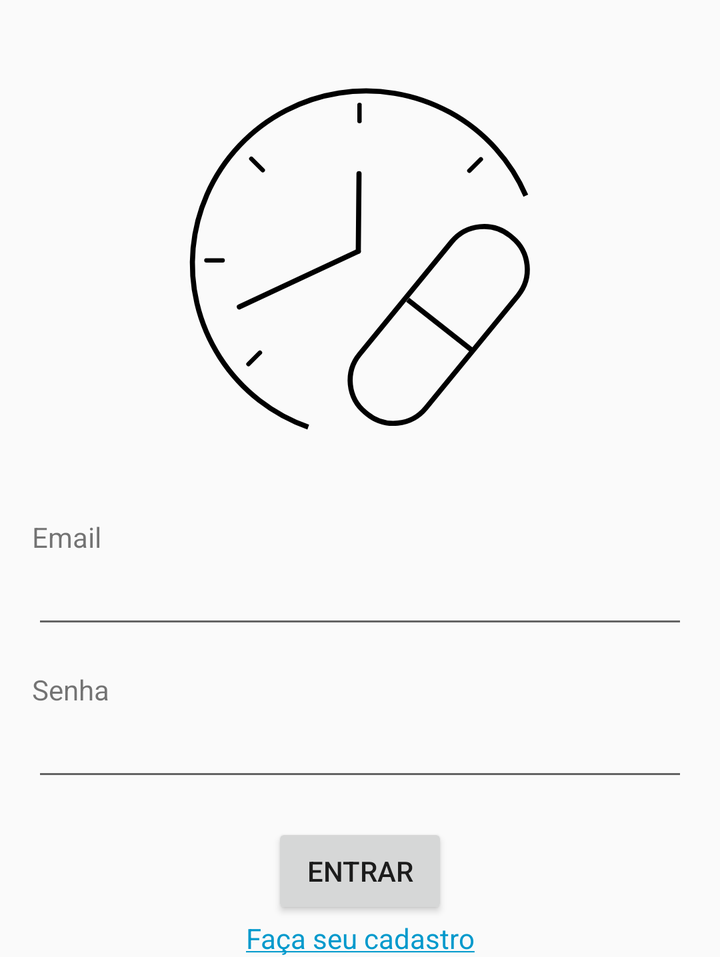
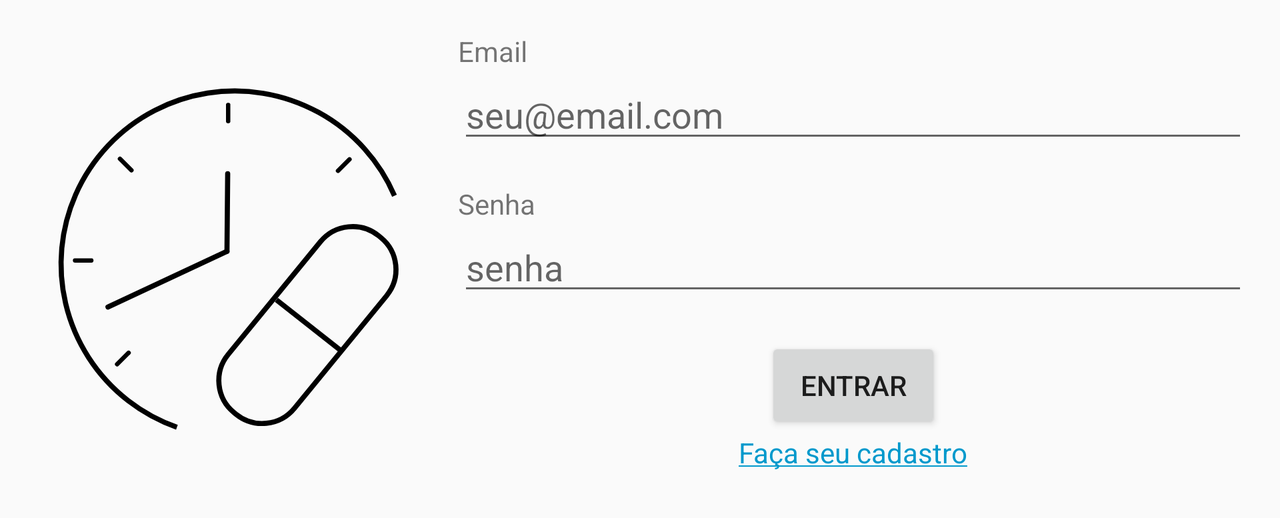

One screen, two layout resources from the same app: the default and the repository's alternative for another configuration. Each is rendered where Android would select it; the XML of both is given below.
<!-- AndroidManifest.xml: application theme AppTheme -->
<!-- res/layout/activity_login.xml -->
<?xml version="1.0" encoding="utf-8"?>
<androidx.constraintlayout.widget.ConstraintLayout xmlns:android="http://schemas.android.com/apk/res/android"
    xmlns:app="http://schemas.android.com/apk/res-auto"
    xmlns:tools="http://schemas.android.com/tools"
    android:layout_width="match_parent"
    android:layout_height="wrap_content"
    android:layout_gravity="center"
    tools:context=".view.LoginActivity">

    <TextView
        android:id="@+id/textViewEmail"
        android:layout_width="wrap_content"
        android:layout_height="wrap_content"
        android:layout_marginStart="16dp"
        android:layout_marginTop="16dp"
        android:text="@string/prompt_email"
        app:layout_constraintStart_toStartOf="parent"
        app:layout_constraintTop_toBottomOf="@+id/imageView2" />

    <EditText
        android:id="@+id/editTextEmail"
        android:layout_width="0dp"
        android:layout_height="wrap_content"
        android:layout_marginStart="16dp"
        android:layout_marginEnd="16dp"
        android:ems="10"
        android:inputType="textEmailAddress"
        app:layout_constraintEnd_toEndOf="parent"
        app:layout_constraintStart_toStartOf="parent"
        app:layout_constraintTop_toBottomOf="@+id/textViewEmail" />

    <TextView
        android:id="@+id/textViewPassword"
        android:layout_width="wrap_content"
        android:layout_height="wrap_content"
        android:layout_marginStart="16dp"
        android:layout_marginTop="16dp"
        android:text="@string/prompt_password"
        app:layout_constraintStart_toStartOf="parent"
        app:layout_constraintTop_toBottomOf="@+id/editTextEmail" />

    <EditText
        android:id="@+id/editTextPassword"
        android:layout_width="0dp"
        android:layout_height="wrap_content"
        android:layout_marginStart="16dp"
        android:layout_marginEnd="16dp"
        android:ems="10"
        android:inputType="textPassword"
        app:layout_constraintEnd_toEndOf="parent"
        app:layout_constraintStart_toStartOf="parent"
        app:layout_constraintTop_toBottomOf="@+id/textViewPassword" />

    <Button
        android:id="@+id/buttonEnter"
        android:layout_width="wrap_content"
        android:layout_height="wrap_content"
        android:layout_marginStart="16dp"
        android:layout_marginTop="16dp"
        android:layout_marginEnd="16dp"
        android:text="@string/action_sign_in"
        app:layout_constraintEnd_toEndOf="parent"
        app:layout_constraintStart_toStartOf="parent"
        app:layout_constraintTop_toBottomOf="@+id/editTextPassword" />

    <TextView
        android:id="@+id/textViewRegister"
        android:layout_width="wrap_content"
        android:layout_height="wrap_content"
        android:text="@string/action_register"
        android:textColor="@android:color/holo_blue_dark"
        app:layout_constraintEnd_toEndOf="parent"
        app:layout_constraintStart_toStartOf="parent"
        app:layout_constraintTop_toBottomOf="@+id/buttonEnter" />

    <ImageView
        android:id="@+id/imageView2"
        android:layout_width="197dp"
        android:layout_height="227dp"
        android:layout_marginTop="16dp"
        app:layout_constraintEnd_toEndOf="parent"
        app:layout_constraintStart_toStartOf="parent"
        app:layout_constraintTop_toTopOf="parent"
        app:srcCompat="@drawable/ic_logo" />

</androidx.constraintlayout.widget.ConstraintLayout>
<!-- resources referenced by this layout -->
<resources>
  <!-- drawable ic_logo: vector/xml drawable (drawable, 3007 chars, omitted) -->
  <string name="action_register"><u>Faça seu cadastro</u></string>
  <string name="action_sign_in">Entrar</string>
  <string name="prompt_email">Email</string>
  <string name="prompt_password">Senha</string>
  <style name="AppTheme" parent="Theme.AppCompat.Light.DarkActionBar">
          
          <item name="colorPrimary">@color/colorPrimary</item>
          <item name="colorPrimaryDark">@color/colorPrimaryDark</item>
          <item name="colorAccent">@color/colorAccent</item>
  
      </style>
</resources>
<!-- res/layout-land/activity_login.xml (the repository's variant of the layout above) -->
<!-- drawn on the phone turned sideways -->
<?xml version="1.0" encoding="utf-8"?>
<androidx.constraintlayout.widget.ConstraintLayout xmlns:android="http://schemas.android.com/apk/res/android"
    xmlns:app="http://schemas.android.com/apk/res-auto"
    xmlns:tools="http://schemas.android.com/tools"
    android:layout_width="match_parent"
    android:layout_height="wrap_content"
    android:layout_gravity="center"
    tools:context=".usuario.model.ui.LoginActivity">

    <TextView
        android:id="@+id/textViewEmail"
        android:layout_width="wrap_content"
        android:layout_height="wrap_content"
        android:layout_marginStart="16dp"
        android:layout_marginTop="16dp"
        android:text="@string/prompt_email"
        app:layout_constraintStart_toEndOf="@+id/imageView2"
        app:layout_constraintTop_toTopOf="parent" />

    <EditText
        android:id="@+id/editTextEmail"
        android:layout_width="0dp"
        android:layout_height="wrap_content"
        android:layout_marginStart="16dp"
        android:layout_marginEnd="16dp"
        android:ems="10"
        android:hint="@string/email_hint"
        android:inputType="textEmailAddress"
        app:layout_constraintEnd_toEndOf="parent"
        app:layout_constraintStart_toEndOf="@+id/imageView2"
        app:layout_constraintTop_toBottomOf="@+id/textViewEmail"
        android:autofillHints="" />

    <TextView
        android:id="@+id/textViewPassword"
        android:layout_width="wrap_content"
        android:layout_height="wrap_content"
        android:layout_marginStart="16dp"
        android:layout_marginTop="16dp"
        android:text="@string/prompt_password"
        app:layout_constraintStart_toEndOf="@+id/imageView2"
        app:layout_constraintTop_toBottomOf="@+id/editTextEmail" />

    <EditText
        android:id="@+id/editTextPassword"
        android:layout_width="0dp"
        android:layout_height="wrap_content"
        android:layout_marginStart="16dp"
        android:layout_marginEnd="16dp"
        android:autofillHints=""
        android:ems="10"
        android:hint="@string/password_hint"
        android:inputType="textPassword"
        app:layout_constraintEnd_toEndOf="parent"
        app:layout_constraintStart_toEndOf="@+id/imageView2"
        app:layout_constraintTop_toBottomOf="@+id/textViewPassword" />

    <Button
        android:id="@+id/buttonEnter"
        android:layout_width="wrap_content"
        android:layout_height="wrap_content"
        android:layout_marginStart="16dp"
        android:layout_marginTop="16dp"
        android:layout_marginEnd="16dp"
        android:text="@string/action_sign_in"
        app:layout_constraintEnd_toEndOf="parent"
        app:layout_constraintStart_toEndOf="@+id/imageView2"
        app:layout_constraintTop_toBottomOf="@+id/editTextPassword" />

    <TextView
        android:id="@+id/textViewRegister"
        android:layout_width="wrap_content"
        android:layout_height="wrap_content"
        android:layout_marginStart="16dp"
        android:layout_marginEnd="16dp"
        android:text="@string/action_register"
        android:textColor="@android:color/holo_blue_dark"
        app:layout_constraintEnd_toEndOf="parent"
        app:layout_constraintStart_toEndOf="@+id/imageView2"
        app:layout_constraintTop_toBottomOf="@+id/buttonEnter" />

    <ImageView
        android:id="@+id/imageView2"
        android:layout_width="197dp"
        android:layout_height="227dp"
        android:layout_marginStart="16dp"
        android:layout_marginTop="16dp"
        android:layout_marginBottom="16dp"
        app:layout_constraintBottom_toBottomOf="parent"
        app:layout_constraintStart_toStartOf="parent"
        app:layout_constraintTop_toTopOf="parent"
        app:srcCompat="@drawable/ic_logo" />

</androidx.constraintlayout.widget.ConstraintLayout>
<!-- resources referenced by the variant -->
<!-- as the phone turned sideways resolves them -->
<resources>
  <!-- drawable ic_logo: vector/xml drawable (drawable, 3007 chars, omitted) -->
  <string name="action_register"><u>Faça seu cadastro</u></string>
  <string name="action_sign_in">Entrar</string>
  <string name="email_hint">seu@email.com</string>
  <string name="password_hint">senha</string>
  <string name="prompt_email">Email</string>
  <string name="prompt_password">Senha</string>
  <style name="AppTheme" parent="Theme.AppCompat.Light.DarkActionBar">
          
          <item name="colorPrimary">@color/colorPrimary</item>
          <item name="colorPrimaryDark">@color/colorPrimaryDark</item>
          <item name="colorAccent">@color/colorAccent</item>
  
      </style>
</resources>
